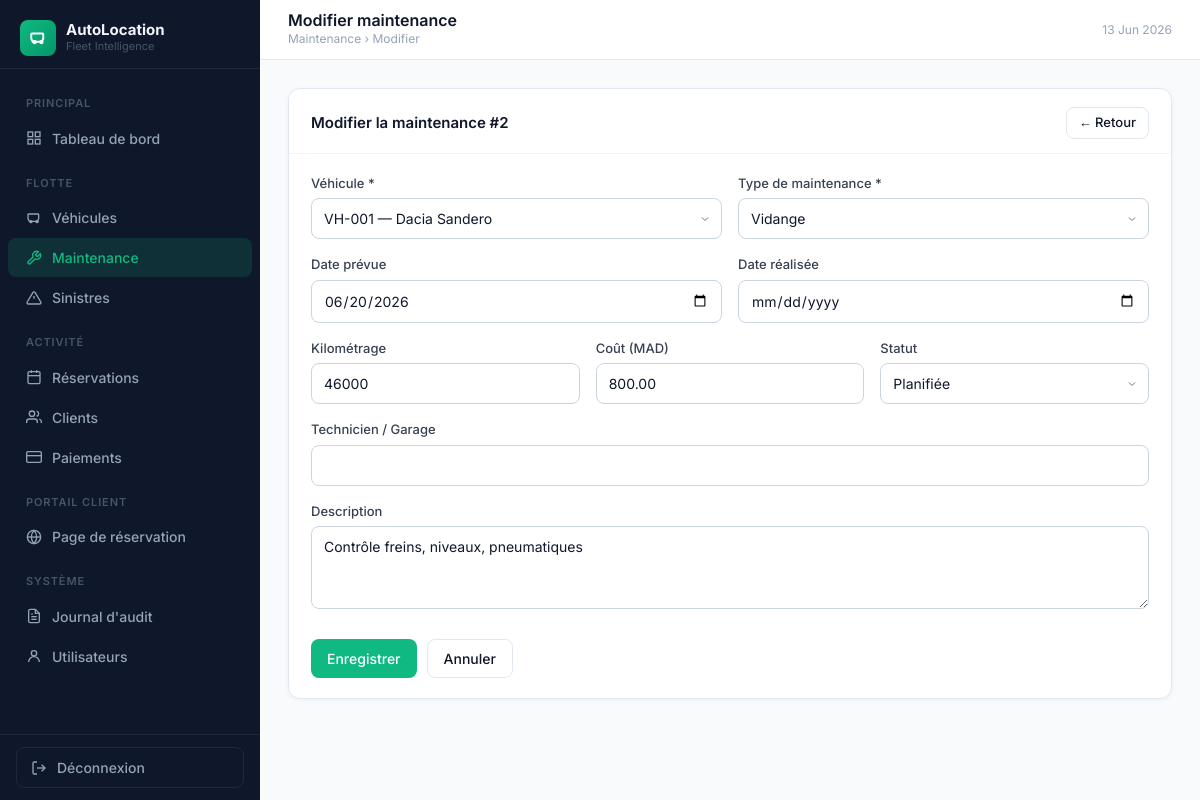
/?page=maintenance/edit&id=2 (signed in), run on the app's committed database.
### tables this page shows
CREATE TABLE IF NOT EXISTS `maintenance` (
  `id`               INT AUTO_INCREMENT PRIMARY KEY,
  `vehicle_id`       INT           NOT NULL,
  `type_maintenance` VARCHAR(100)  DEFAULT NULL,
  `description`      TEXT          DEFAULT NULL,
  `date_prevue`      DATE          DEFAULT NULL,
  `date_realisee`    DATE          DEFAULT NULL,
  `kilometrage`      INT           DEFAULT NULL,
  `cout`             DECIMAL(10,2) DEFAULT NULL,
  `technicien`       VARCHAR(100)  DEFAULT NULL,
  `statut`           ENUM('planifiée','en cours','terminée','annulée') DEFAULT 'planifiée',
  `created_at`       TIMESTAMP DEFAULT CURRENT_TIMESTAMP,
  FOREIGN KEY (`vehicle_id`) REFERENCES `vehicles`(`id`) ON DELETE CASCADE
);

CREATE TABLE IF NOT EXISTS `vehicles` (
  `id`                    INT AUTO_INCREMENT PRIMARY KEY,
  `numero`                VARCHAR(50)  NOT NULL UNIQUE,
  `immatriculation`       VARCHAR(20)  DEFAULT NULL,
  `marque`                VARCHAR(100) DEFAULT NULL,
  `modele`                VARCHAR(100) DEFAULT NULL,
  `annee`                 INT          DEFAULT NULL,
  `couleur`               VARCHAR(50)  DEFAULT NULL,
  `nb_places`             INT          DEFAULT 5,
  `categorie`             ENUM('économique','berline','SUV','premium','utilitaire') DEFAULT 'berline',
  `kilometrage`           INT          DEFAULT 0,
  `statut`                ENUM('disponible','loué','maintenance','indisponible') DEFAULT 'disponible',
  `prix_jour`             DECIMAL(10,2) DEFAULT 0.00,
  `caution`               DECIMAL(10,2) DEFAULT 0.00,
  `carburant`             ENUM('essence','diesel','hybride','électrique') DEFAULT 'essence',
  `transmission`          ENUM('manuelle','automatique') DEFAULT 'manuelle',
  `description`           TEXT DEFAULT NULL,
  `image_url`             VARCHAR(500) DEFAULT NULL,
  `intervalle_vidange`    INT          DEFAULT 10000,
  `derniere_vidange_km`   INT          DEFAULT NULL,
  `date_derniere_vidange` DATE         DEFAULT NULL,
  `created_at`            TIMESTAMP DEFAULT CURRENT_TIMESTAMP
);

### app/Core/Controller.php (called while the page is built, shortened)
<?php
abstract class Controller
{
    protected function view(string $template, array $viewData = []): void
    {
        extract($viewData);
        $tplFile = APP_PATH . '/views/' . $template . '.php';
        require $tplFile;
    }
    protected function query(string $key, mixed $default = ''): mixed
    {
        return $_GET[$key] ?? $default;
    }
}

### app/Controllers/MaintenanceController.php (called while the page is built, shortened)
<?php
class MaintenanceController extends Controller
{
    private Maintenance $maintenanceModel;
    private Vehicle     $vehicleModel;
    public function __construct(\PDO $db)
    {
        $this->maintenanceModel = new Maintenance($db);
        $this->vehicleModel     = new Vehicle($db);
    }
    public function edit(): void
    {
        $id          = (int)$this->query('id');
        $maintenance = $this->maintenanceModel->find($id);
        $vehicles = $this->vehicleModel->all('marque, modele');
        $data     = $maintenance;
        $this->view('maintenance/edit', compact('errors', 'data', 'vehicles', 'id'));
    }
}

### app/Core/Router.php (called while the page is built, shortened)
<?php
class Router
{
    private array $routes = [];
    public function add(string $method, string $page, string $controller, string $action): void
    {
        $this->routes[strtoupper($method)][$page] = [$controller, $action];
    }
    public function dispatch(\PDO $db): void
    {
        $page   = trim($_GET['page'] ?? '', '/');
        $method = strtoupper($_SERVER['REQUEST_METHOD']);
        $handler = $this->routes[$method][$page]
                ?? $this->routes['GET'][$page]
                ?? null;
        [$controllerClass, $action] = $handler;
        $controller = new $controllerClass($db);
        $controller->$action();
    }
}

### index.php (called while the page is built, shortened)
<?php
require_once __DIR__ . '/config/database.php';
spl_autoload_register(function (string $class): void {
    $file = APP_PATH . '/app/' . str_replace('\\', '/', substr($class, 4)) . '.php';
});
$db = (new Database())->getConnection();
$router = new App\Core\Router();
$router->dispatch($db);

### app/Core/Model.php (called while the page is built, shortened)
<?php
abstract class Model
{
    protected \PDO $db;
    protected string $table  = '';
    protected string $pk     = 'id';
    public function __construct(\PDO $db)
    {
        $this->db = $db;
    }
    public function find(int $id): ?array
    {
        $stmt = $this->db->prepare("SELECT * FROM `{$this->table}` WHERE `{$this->pk}` = ? LIMIT 1");
        $stmt->execute([$id]);
        return $stmt->fetch() ?: null;
    }
    public function all(string $order = ''): array
    {
        $sql = "SELECT * FROM `{$this->table}`";
        if ($order) $sql .= " ORDER BY $order";
        return $this->db->query($sql)->fetchAll();
    }
}

### config/database.php (called while the page is built, shortened)
<?php
function h(mixed $v): string { return htmlspecialchars((string)$v, ENT_QUOTES, 'UTF-8'); }

### views/maintenance/edit.php (the view, shortened to what this page needs)
<div class="card">
  <div class="card-header">
    <span class="card-title">Modifier la maintenance #<?= $id ?></span>
    <a href="<?= BASE_URL ?>/?page=maintenance" class="btn btn-outline btn-sm">← Retour</a>
  </div>
  <div class="card-body">
    <form method="POST">
      <div class="form-grid-2" style="margin-bottom:16px;">
        <div><label class="form-label">Véhicule *</label>
          <select name="vehicle_id" class="form-control" required>
            <?php foreach ($vehicles as $v): ?>
            <option value="<?= $v['id'] ?>" <?= $data['vehicle_id']==$v['id']?'selected':'' ?>><?= h($v['numero'].' — '.$v['marque'].' '.$v['modele']) ?></option>
            <?php endforeach; ?>
          </select>
        </div>
        <div><label class="form-label">Type de maintenance *</label>
          <select name="type_maintenance" class="form-control" required>
            <?php foreach(['vidange','révision','pneus','freins','carrosserie','autre'] as $t): ?>
            <option value="<?= $t ?>" <?= $data['type_maintenance']===$t?'selected':'' ?>><?= ucfirst($t) ?></option>
            <?php endforeach; ?>
          </select>
        </div>
      </div>
      <div class="form-grid-2" style="margin-bottom:16px;">
        <div><label class="form-label">Date prévue</label><input type="date" name="date_prevue" class="form-control" value="<?= h($data['date_prevue']??'') ?>"></div>
        <div><label class="form-label">Date réalisée</label><input type="date" name="date_realisee" class="form-control" value="<?= h($data['date_realisee']??'') ?>"></div>
      </div>
      <div class="form-grid-3" style="margin-bottom:16px;">
        <div><label class="form-label">Kilométrage</label><input type="number" name="kilometrage" class="form-control" value="<?= h($data['kilometrage']??'') ?>"></div>
        <div><label class="form-label">Coût (MAD)</label><input type="number" name="cout" class="form-control" value="<?= h($data['cout']??'') ?>" step="0.01"></div>
        <div><label class="form-label">Statut</label>
          <select name="statut" class="form-control">
            <?php foreach(['planifiée','en cours','terminée','annulée'] as $s): ?>
            <option value="<?= $s ?>" <?= ($data['statut']??'')===$s?'selected':'' ?>><?= ucfirst($s) ?></option>
            <?php endforeach; ?>
          </select>
        </div>
      </div>
      <div style="margin-bottom:16px;"><label class="form-label">Technicien / Garage</label><input type="text" name="technicien" class="form-control" value="<?= h($data['technicien']??'') ?>"></div>
      <div style="margin-bottom:24px;"><label class="form-label">Description</label><textarea name="description" class="form-control" rows="3"><?= h($data['description']??'') ?></textarea></div>
      <div style="display:flex;gap:10px;">
        <button type="submit" class="btn btn-emerald">Enregistrer</button>
        <a href="<?= BASE_URL ?>/?page=maintenance" class="btn btn-outline">Annuler</a>
      </div>
    </form>
  </div>
</div>

### views/layouts/admin.php (style rules this page uses)
* { font-family: 'Inter', sans-serif; }
body { background: #f8fafc; }
.card { background:#fff; border-radius:12px; border:1px solid #e2e8f0; box-shadow:0 1px 4px rgba(15,23,42,.05); }
.card-header { padding:18px 22px 14px; border-bottom:1px solid #f1f5f9; display:flex; align-items:center; justify-content:space-between; }
.card-body { padding:20px 22px; }
.card-title { font-size:15px; font-weight:600; color:#0f172a; }
.btn { display:inline-flex; align-items:center; gap:6px; padding:8px 16px; border-radius:8px; font-size:14px; font-weight:500; cursor:pointer; text-decoration:none; border:none; transition:all .15s; }
.btn-emerald { background:#10b981; color:#fff; }
.btn-outline { background:#fff; color:#0f172a; border:1px solid #e2e8f0; }
.btn-sm { padding:5px 12px; font-size:13px; }
.form-label { display:block; font-size:13px; font-weight:500; color:#374151; margin-bottom:5px; }
.form-control { width:100%; padding:9px 12px; border:1px solid #cbd5e1; border-radius:8px; font-size:14px; color:#0f172a; outline:none; transition:border .15s; background:#fff; }
select.form-control { appearance:none; background-repeat:no-repeat; background-position:right 10px center; padding-right:28px; }
.form-grid-2 { display:grid; grid-template-columns:1fr 1fr; gap:16px; }
.form-grid-3 { display:grid; grid-template-columns:1fr 1fr 1fr; gap:16px; }

### data on the page
maintenance: vehicle_id "VH-001 — Dacia Sandero", date_prevue "06/20/2026", kilometrage "46000", cout "800.00", statut "Planifiée", description "Contrôle freins, niveaux, pneumatiques"

### other printed values
$pageTitle "Modifier maintenance"
$pageBreadcrumb "Maintenance › Modifier"
$id "2"
form field type_maintenance "Vidange"
